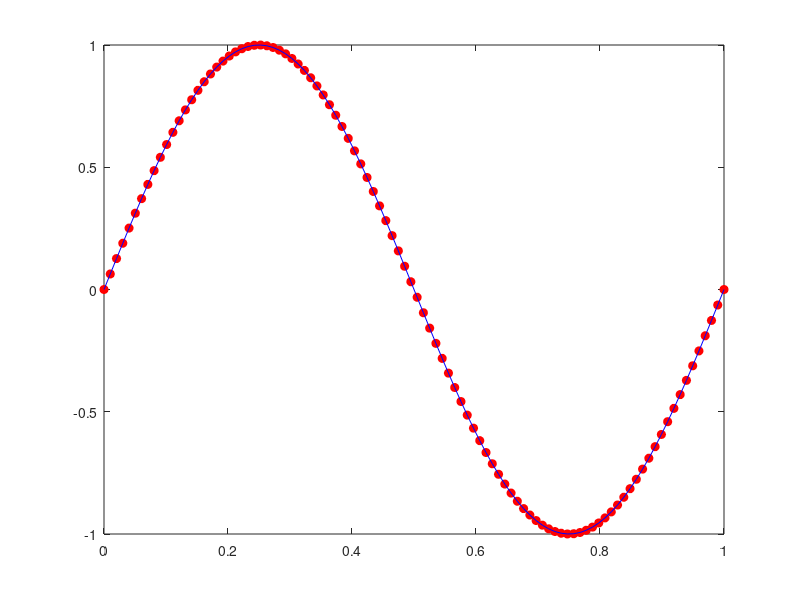

Write the MATLAB code that produced this figure.
%claring the workspaces
clc;%clear all;close all;

%defining the variables
xmin=0;    %minimum value of x
xmax=1;    %maximum value of x
N=100;     %no of nodes 
dt=0.001;  %timestep
t=0;       %time
tmax=1;    %maximum value of t 
a=1;       %velocity


%descritize the domain 
dx=(xmax-xmin)/(N-1);
x=xmin: dx: xmax;

A=load('lax_friedrich.txt');
[m,n]=size(A);
B=load('exact.txt');
C=load('lax_wendroff.txt');
for i=1:m

    u=A(i,:);
    wend_u=C(i,:);
    exact_u=B(i,:);
    %plot solution 
    plot(x,u,'ro','markerfacecolor','r');
    axis([0,1,-1,1]);
    hold on
    plot(x,exact_u,'b-','markerfacecolor','b');
    %hold on
    %plot(x,wend_u,'go','markerfacecolor','g');
    hold off
    shg;
    pause(dt);
    
end